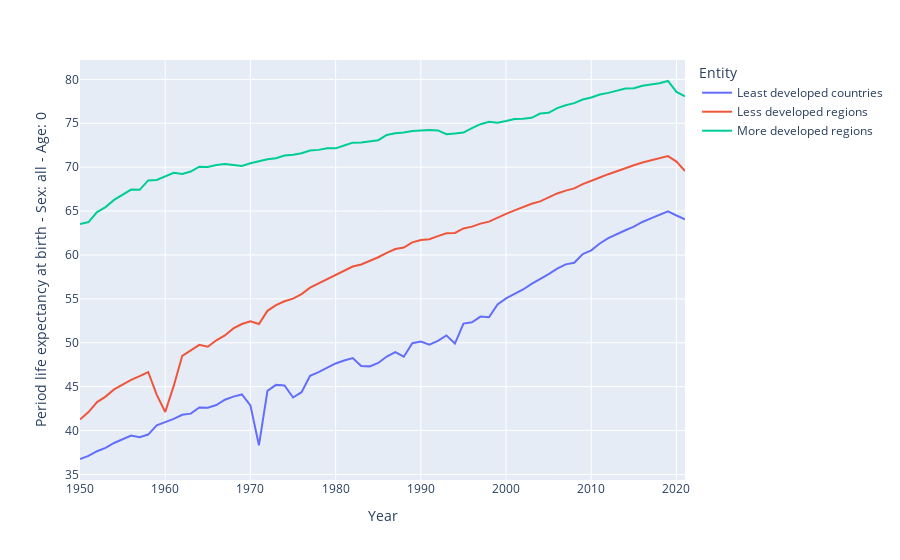

Notebook cell for this chart:
### Code cell
px.line(
    data_frame=df_dev,
    y="Period life expectancy at birth - Sex: all - Age: 0",
    x="Year",
    color="Entity"
    )
